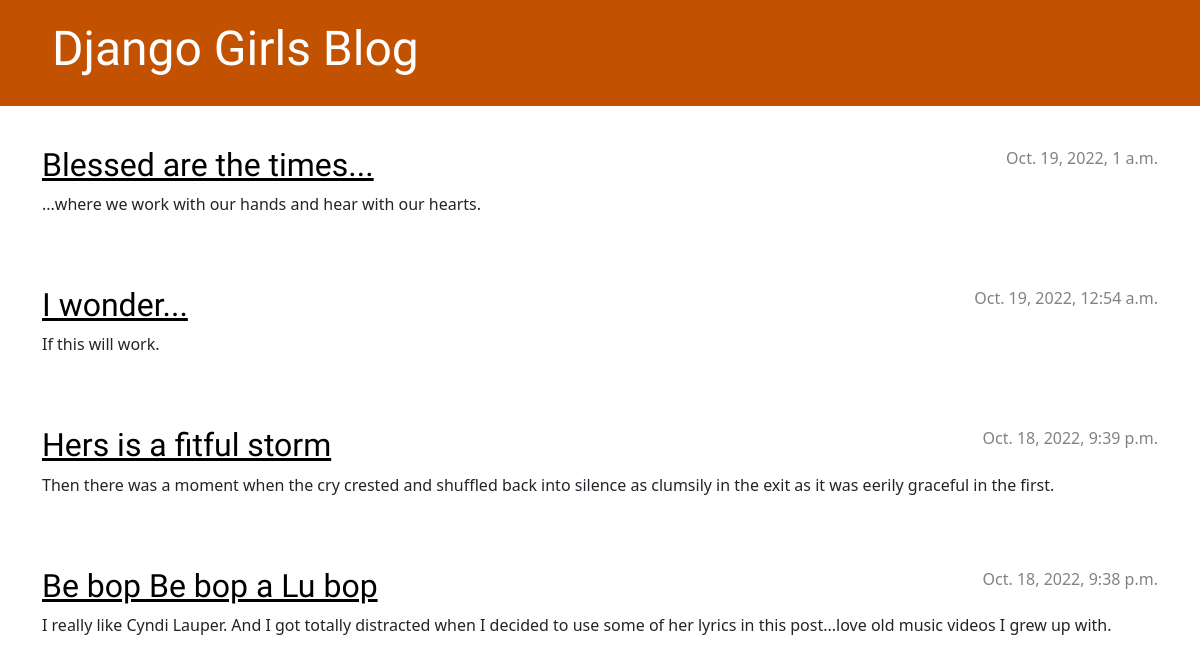
Before: / with the older database file.
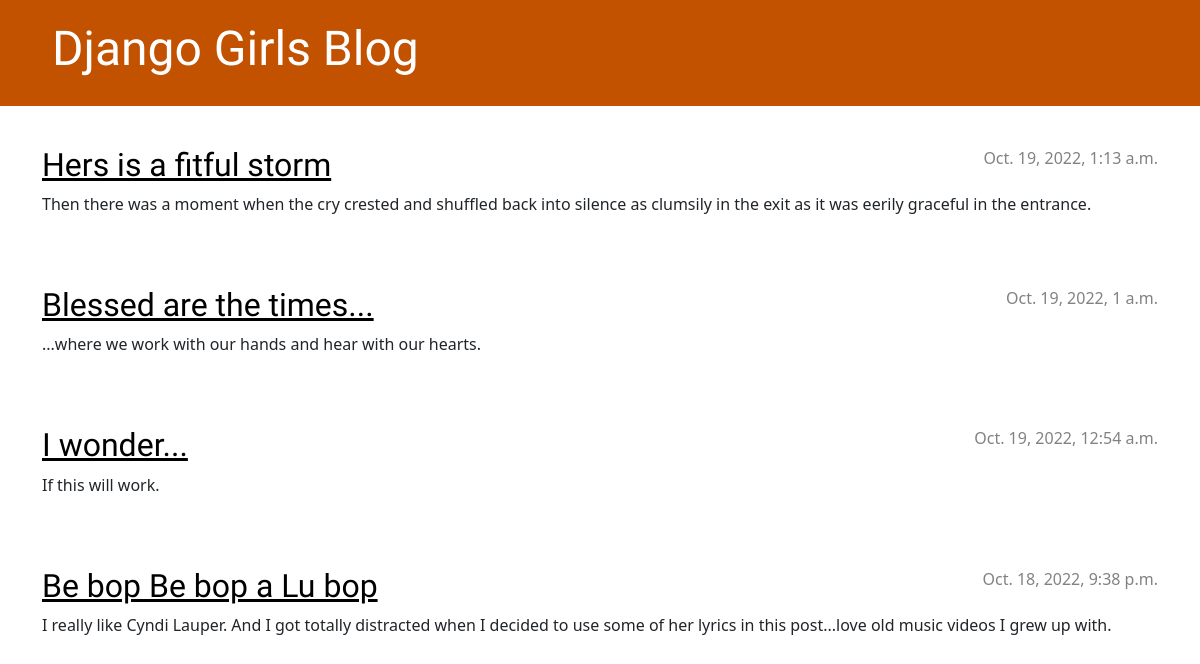
After: the same page with the newer database file.
### blog/models.py (models this page shows, shortened)
class Post(models.Model):
    author = models.ForeignKey(settings.AUTH_USER_MODEL, on_delete=models.CASCADE)
    title = models.CharField(max_length=200)
    text = models.TextField()
    created_date = models.DateTimeField(default=timezone.now)
    published_date = models.DateTimeField(blank=True, null=True)

### blog/views.py (the view)
# urls.py: path('', views.post_list, name='post_list'),
def post_list(request):
    posts = Post.objects.filter(published_date__lte=timezone.now()).order_by('-published_date')
    return render(request, 'blog/post_list.html', {'posts': posts})

### blog/templates/blog/post_list.html
{% extends 'blog/base.html' %}
{% block content %}
    {% for post in posts %}
        <article class="post">
            <time class="date">
                {{ post.published_date }}
            </time>
            <h2><a href="{% url 'post_detail' pk=post.pk %}">{{ post.title }}</a></h2>
            <p>{{ post.text|linebreaksbr }}</p>
        </article>
    {% endfor %}
{% endblock %}

Changed rows visible on the page:
changed Post "Hers is a fitful storm": published_date "Oct. 18, 2022, 9:39 p.m." → "Oct. 19, 2022, 1:13 a.m."; text "Then there was a moment when the cry crested and shuffled back into silence as clumsily in the exit as it was eerily graceful in the first." → "Then there was a moment when the cry crested and shuffled back into silence as clumsily in the exit as it was eerily graceful in the entrance."; moves up the list
